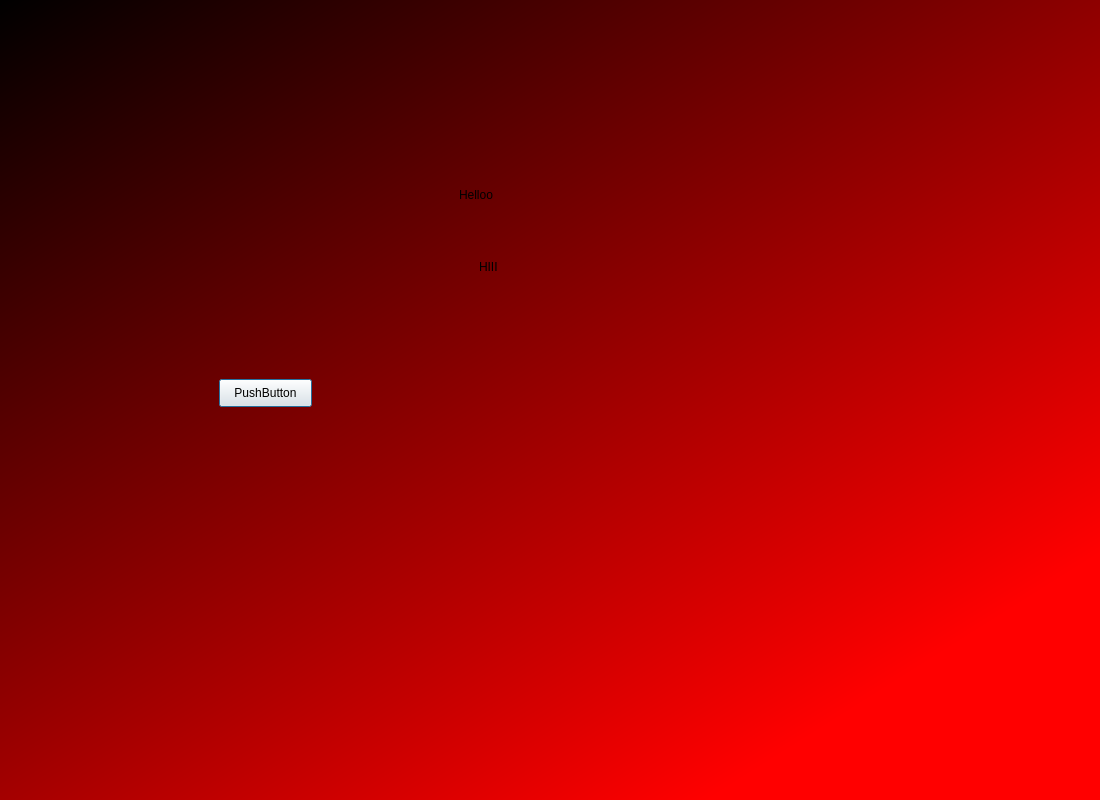
<?xml version="1.0" encoding="UTF-8"?>
<ui version="4.0">
 <class>Dialog</class>
 <widget class="QDialog" name="Dialog">
  <property name="geometry">
   <rect>
    <x>0</x>
    <y>0</y>
    <width>1100</width>
    <height>800</height>
   </rect>
  </property>
  <property name="windowTitle">
   <string>Dialog</string>
  </property>
  <widget class="QWidget" name="widget" native="true">
   <property name="geometry">
    <rect>
     <x>-1</x>
     <y>-1</y>
     <width>1101</width>
     <height>801</height>
    </rect>
   </property>
   <property name="styleSheet">
    <string notr="true">QWidget#widget{
background-color: qlineargradient(spread:pad, x1:0, y1:0, x2:0.871, y2:1, stop:0 rgba(0, 0, 0, 255), stop:0.885572 rgba(255, 0, 0, 255));}</string>
   </property>
   <widget class="QLabel" name="label">
    <property name="geometry">
     <rect>
      <x>460</x>
      <y>140</y>
      <width>191</width>
      <height>111</height>
     </rect>
    </property>
    <property name="styleSheet">
     <string notr="true">font: 14pt &quot;MS Shell Dlg 2&quot;;
font: 22pt &quot;MS Shell Dlg 2&quot;;</string>
    </property>
    <property name="text">
     <string>Helloo</string>
    </property>
   </widget>
   <widget class="QLabel" name="label_2">
    <property name="geometry">
     <rect>
      <x>480</x>
      <y>260</y>
      <width>55</width>
      <height>16</height>
     </rect>
    </property>
    <property name="styleSheet">
     <string notr="true">font: 24pt &quot;MS Shell Dlg 2&quot;;</string>
    </property>
    <property name="text">
     <string>HIII</string>
    </property>
   </widget>
   <widget class="QPushButton" name="pushButton">
    <property name="geometry">
     <rect>
      <x>220</x>
      <y>380</y>
      <width>93</width>
      <height>28</height>
     </rect>
    </property>
    <property name="text">
     <string>PushButton</string>
    </property>
   </widget>
  </widget>
 </widget>
 <resources/>
 <connections/>
</ui>
